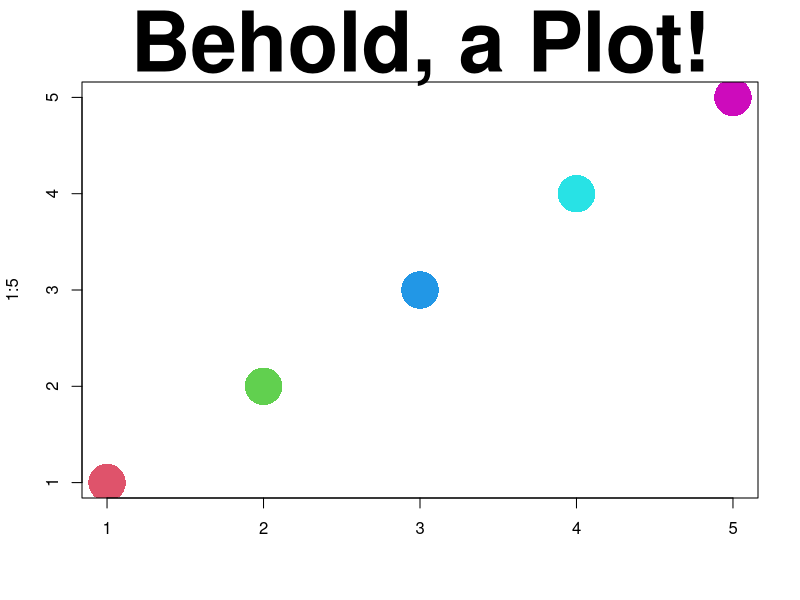

R code for this plot:
## ---- chunk 1
#| include: false
#| warning: false
#| message: false
library(tidyverse)
DATES   <- read_csv("key_dates.csv")
SESSION <- 2
TODAY   <- DATES |> filter(`Course Element` == "Class Session", 
                           `Item Number` == SESSION) |>
                    pull(Date)
PROJ_RELEASE <- DATES |> 
    filter(Details == "Course Project Description Released") |>
    pull(Date)

ROSTERS <- DATES |> 
    filter(Details == "Team Roster Submission") |>
    pull(Date)
## ---- chunk 2
#| fig-align: "center"
plot(1:5, main="Behold, a Plot!", col=2:6, cex=5, 
     pch=16, xlab="", cex.main=5)
